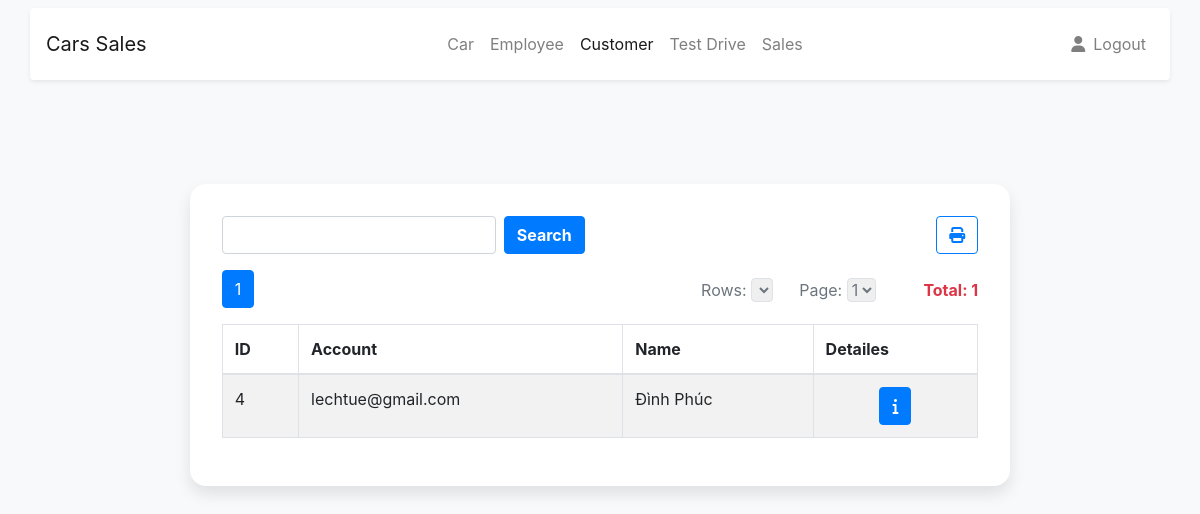
Screenshot of /staff/customer.php (signed in) with the database file from the repository.
### tables this page shows
CREATE TABLE `customer` (
  `id` int(20) NOT NULL,
  `email` varchar(20) NOT NULL,
  `first` varchar(20) NOT NULL,
  `last` varchar(20) NOT NULL,
  `password` varchar(40) NOT NULL,
  `tel` int(8) NOT NULL
);

### staff/customer.php (the view, shortened to what this page needs)
<?php
if(isset($_SESSION['activestaff']) || isset($_SESSION['activeadmin'])){
    require("../database/connection.php");
    require("../database/paginator.class.php");
    if(isset($_GET["search"]) && $_GET["input"]!='') {
      $x=  $_GET["input"];
      $condition  =  " and ( id like '%$x%'
                       or email like '%$x%'
                       or first like '%$x%'
                       or last like '%$x%'
                       )";
      $pages = new Paginator;
      $pages->default_ipp = 10;
      $sql_forms = $db->query("SELECT * FROM customer WHERE 1".$condition);
      $pages->items_total = $sql_forms->rowCount();
      $pages->mid_range = 9;
      $pages->paginate();
      $result =   $db->query("SELECT * FROM customer WHERE 1".$condition." ORDER BY id ASC ".$pages->limit."");
    }
    else {
      $pages = new Paginator;
      $pages->default_ipp = 10;
      $sql_forms = $db->query("SELECT * FROM customer WHERE 1");
      $pages->items_total = $sql_forms->rowCount();
      $pages->mid_range = 9;
      $pages->paginate();
      $result =   $db->query("SELECT * FROM customer WHERE 1 ORDER BY id ASC ".$pages->limit."");
    }
}
else {
    header("location: index.php");
}
?>
<!DOCTYPE html>
<html lang="en">
<head>
    <link rel="stylesheet" href="https://stackpath.bootstrapcdn.com/bootstrap/4.4.1/css/bootstrap.min.css">
    <link rel="stylesheet" href="../style.css">
</head>
<body class=" bg-light">
    <nav class="navbar navbar-expand-lg navbar-light bg-light ">
        <div class="container shadow-sm p-3 mb-5 bg-white rounded">
          <a class="navbar-brand" href="index.php">
            Cars Sales
          </a>
          <div class="collapse navbar-collapse" id="navbarCollapse">
            <ul class="navbar-nav mx-auto">
              <li class="nav-item ">
                <a class="nav-link" href="dashboard.php?page=1&ipp=2">Car</a>
              </li>
              <li class="nav-item ">
                <a class="nav-link" href="employee.php?page=1&ipp=2">Employee</a>
              </li>
              <li class="nav-item ">
                <a class="nav-link active" href="customer.php?page=1&ipp=2">Customer</a>
              </li>
              <li class="nav-item position-static">
                <a class="nav-link" href="testSchedule.php?page=1&ipp=2">Test Drive</a>
              </li>
              <li class="nav-item position-static">
                <a class="nav-link" href="sales.php?page=1&ipp=2">Sales</a>
              </li>
            </ul>
            <ul class="navbar-nav flex-row">
              <li class="nav-item ml-lg-n4">
                <a class="nav-link" href="profile.php">
                    <i class="fas fa-user"></i>
                </a>
              </li>
              <li class="nav-item ml-lg-n2 ml-3">
                <a class="nav-link" href="../database/logout.php">
                    Logout
                </a>
              </li>
            </ul>
          </div>
        </div>
    </nav>
<div class="mr-sm-5 ml-sm-5">
    <div class="row">
      <div class="col-lg-10 col-xl-9 mx-auto">
        <div class="card card-signin flex-row my-5">
          <div class="card-body">
            <div class="d-flex justify-content-between">
            <form action="customer.php" method="get">
                <div class="d-flex">
                  <input name='input' type="text" class="form-control">
                  <button type="submit" name="search" class="btn btn-primary ml-2 font-weight-bold">Search</button>
                </div>
            </form>
            <div>
                <button class="btn btn-outline-primary ml-2 " onclick="print()"><i class="fas fa-print"></i></button>
            </div>
            </div>
            <div class="row marginTop">
                <div class="col-sm-12 paddingLeft pagerfwt">
                    <?php if($pages->items_total > 0) { ?>
                        <?php echo $pages->display_pages();?>
                        <?php echo $pages->display_items_per_page();?>
                        <?php echo $pages->display_jump_menu(); ?>
                    <?php }?>
                </div>
            </div>
            <table class="table table-bordered table-striped">
                <thead>
                    <tr>
                        <th>ID</th>
                        <th>Account</th>
                        <th>Name</th>
                        <th align='center'>Detailes</th>
                    </tr>
                </thead>
                <tbody>
                    <?php $x=[];
                    if($pages->items_total>0){
                        foreach($result as $row){ $x[]=$row;
                    ?>
                    <tr>
                        <td><?php echo $row['id']; ?></td>
                        <td><?php echo $row['email']; ?></td>
                        <td><?php echo $row['first'].' '.$row['last']; ?></td>
                        <td align='center'><button class="btn btn-primary" onclick="window.document.location.href='singleCustomer.php?customerID=<?php echo $row['id'];?>'"><i class="fas fa-info"></i></button></td>
                    </tr>
                    <?php
                        }
                    }else{?>
                    <tr>
                        <td colspan="6" align="center"><strong>No Record(s) Found!</strong></td>
                    </tr>
                    <?php } ?>
                </tbody>
            </table>
          </div>
        </div>
      </div>
    </div>
  </div>
</body>
</html>

### style.css (style rules this page uses)
:root { --input-padding-x: 1.5rem; --input-padding-y: .75rem; }
.card-signin { border: 0; border-radius: 1rem; box-shadow: 0 0.5rem 1rem 0 rgba(0, 0, 0, 0.1); }
.card-signin .card-body { padding: 2rem; }

### rows the page displays
customer: id "4", email "lechtue@gmail.com", first "Đình", last "Phúc"

### other values shown
$this->items_total "1"
form field value "1"
